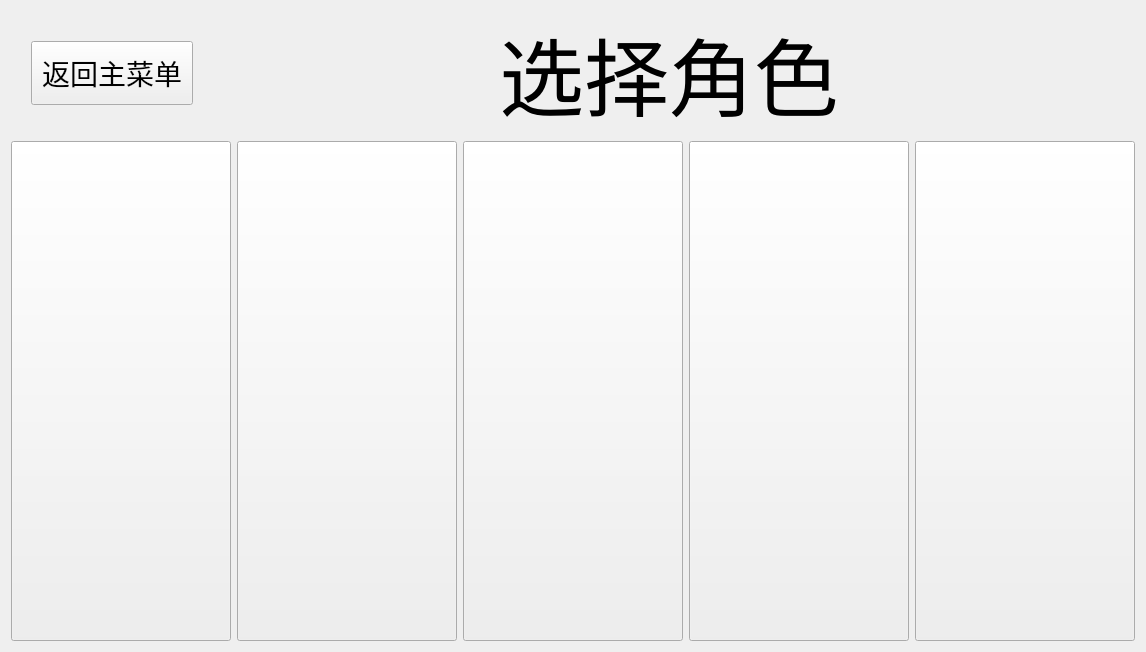
<?xml version="1.0" encoding="UTF-8"?>
<ui version="4.0">
 <class>CharacterSelectWindow</class>
 <widget class="QWidget" name="CharacterSelectWindow">
  <property name="geometry">
   <rect>
    <x>0</x>
    <y>0</y>
    <width>1130</width>
    <height>601</height>
   </rect>
  </property>
  <property name="sizePolicy">
   <sizepolicy hsizetype="MinimumExpanding" vsizetype="MinimumExpanding">
    <horstretch>0</horstretch>
    <verstretch>0</verstretch>
   </sizepolicy>
  </property>
  <property name="minimumSize">
   <size>
    <width>0</width>
    <height>0</height>
   </size>
  </property>
  <property name="windowTitle">
   <string>Form</string>
  </property>
  <property name="layoutDirection">
   <enum>Qt::LayoutDirection::LeftToRight</enum>
  </property>
  <property name="autoFillBackground">
   <bool>true</bool>
  </property>
  <property name="styleSheet">
   <string notr="true">QPushButton#madoka {
	border-width: 10;
	border-image: url(:/images/ui/border) 50 stretch
}

QPushButton#sayaka {
	border-width: 10;
	border-image: url(:/images/ui/border) 50 stretch
}

QPushButton#homura {
	border-width: 10;
	border-image: url(:/images/ui/border) 50 stretch
}

QPushButton#mami {
	border-width: 10;
	border-image: url(:/images/ui/border) 50 stretch
}

QPushButton#kyouko {
	border-width: 10;
	border-image: url(:/images/ui/border) 50 stretch
}</string>
  </property>
  <layout class="QVBoxLayout" name="verticalLayout">
   <item>
    <layout class="QHBoxLayout" name="horizontalLayout_2">
     <item>
      <spacer name="horizontalSpacer_3">
       <property name="orientation">
        <enum>Qt::Orientation::Horizontal</enum>
       </property>
       <property name="sizeType">
        <enum>QSizePolicy::Policy::Fixed</enum>
       </property>
       <property name="sizeHint" stdset="0">
        <size>
         <width>20</width>
         <height>20</height>
        </size>
       </property>
      </spacer>
     </item>
     <item>
      <widget class="QPushButton" name="exit">
       <property name="font">
        <font>
         <family>Wingdings</family>
         <pointsize>21</pointsize>
        </font>
       </property>
       <property name="styleSheet">
        <string notr="true">padding: 10px</string>
       </property>
       <property name="text">
        <string>返回主菜单</string>
       </property>
      </widget>
     </item>
     <item>
      <spacer name="horizontalSpacer">
       <property name="orientation">
        <enum>Qt::Orientation::Horizontal</enum>
       </property>
       <property name="sizeType">
        <enum>QSizePolicy::Policy::Fixed</enum>
       </property>
       <property name="sizeHint" stdset="0">
        <size>
         <width>300</width>
         <height>20</height>
        </size>
       </property>
      </spacer>
     </item>
     <item>
      <widget class="QLabel" name="label">
       <property name="sizePolicy">
        <sizepolicy hsizetype="Minimum" vsizetype="Maximum">
         <horstretch>0</horstretch>
         <verstretch>0</verstretch>
        </sizepolicy>
       </property>
       <property name="font">
        <font>
         <family>Wingdings</family>
         <pointsize>64</pointsize>
        </font>
       </property>
       <property name="text">
        <string>选择角色</string>
       </property>
       <property name="alignment">
        <set>Qt::AlignmentFlag::AlignCenter</set>
       </property>
      </widget>
     </item>
     <item>
      <spacer name="horizontalSpacer_2">
       <property name="orientation">
        <enum>Qt::Orientation::Horizontal</enum>
       </property>
       <property name="sizeHint" stdset="0">
        <size>
         <width>40</width>
         <height>20</height>
        </size>
       </property>
      </spacer>
     </item>
    </layout>
   </item>
   <item>
    <layout class="QHBoxLayout" name="horizontalLayout">
     <item>
      <widget class="QPushButton" name="kyouko">
       <property name="sizePolicy">
        <sizepolicy hsizetype="Fixed" vsizetype="Fixed">
         <horstretch>0</horstretch>
         <verstretch>0</verstretch>
        </sizepolicy>
       </property>
       <property name="minimumSize">
        <size>
         <width>220</width>
         <height>500</height>
        </size>
       </property>
       <property name="styleSheet">
        <string notr="true">QPushButton#kyouko {
    image: url(:/images/character_selection/kyouko_unselected);
}

QPushButton#kyouko:hover {
    image: url(:/images/character_selection/kyouko_selected);
}</string>
       </property>
       <property name="text">
        <string/>
       </property>
      </widget>
     </item>
     <item>
      <widget class="QPushButton" name="sayaka">
       <property name="sizePolicy">
        <sizepolicy hsizetype="Fixed" vsizetype="Fixed">
         <horstretch>0</horstretch>
         <verstretch>0</verstretch>
        </sizepolicy>
       </property>
       <property name="minimumSize">
        <size>
         <width>220</width>
         <height>500</height>
        </size>
       </property>
       <property name="styleSheet">
        <string notr="true">QPushButton#sayaka {
    image: url(:/images/character_selection/sayaka_unselected);
}

QPushButton#sayaka:hover {
    image: url(:/images/character_selection/sayaka_selected);
}</string>
       </property>
       <property name="text">
        <string/>
       </property>
      </widget>
     </item>
     <item>
      <widget class="QPushButton" name="madoka">
       <property name="sizePolicy">
        <sizepolicy hsizetype="Fixed" vsizetype="Fixed">
         <horstretch>0</horstretch>
         <verstretch>0</verstretch>
        </sizepolicy>
       </property>
       <property name="minimumSize">
        <size>
         <width>220</width>
         <height>500</height>
        </size>
       </property>
       <property name="styleSheet">
        <string notr="true">QPushButton#madoka {
	image: url(:/images/character_selection/madoka_unselected);
}

QPushButton#madoka:hover {
	image: url(:/images/character_selection/madoka_selected);
}</string>
       </property>
       <property name="text">
        <string/>
       </property>
      </widget>
     </item>
     <item>
      <widget class="QPushButton" name="homura">
       <property name="sizePolicy">
        <sizepolicy hsizetype="Fixed" vsizetype="Fixed">
         <horstretch>0</horstretch>
         <verstretch>0</verstretch>
        </sizepolicy>
       </property>
       <property name="minimumSize">
        <size>
         <width>220</width>
         <height>500</height>
        </size>
       </property>
       <property name="styleSheet">
        <string notr="true">QPushButton#homura {
    image: url(:/images/character_selection/homura_unselected);
}

QPushButton#homura:hover {
    image: url(:/images/character_selection/homura_selected);
}
</string>
       </property>
       <property name="text">
        <string/>
       </property>
      </widget>
     </item>
     <item>
      <widget class="QPushButton" name="mami">
       <property name="sizePolicy">
        <sizepolicy hsizetype="Fixed" vsizetype="Fixed">
         <horstretch>0</horstretch>
         <verstretch>0</verstretch>
        </sizepolicy>
       </property>
       <property name="minimumSize">
        <size>
         <width>220</width>
         <height>500</height>
        </size>
       </property>
       <property name="styleSheet">
        <string notr="true">QPushButton#mami {
    image: url(:/images/character_selection/mami_unselected);
}

QPushButton#mami:hover {
    image: url(:/images/character_selection/mami_selected);
}</string>
       </property>
       <property name="text">
        <string/>
       </property>
      </widget>
     </item>
    </layout>
   </item>
  </layout>
 </widget>
 <resources/>
 <connections/>
</ui>
